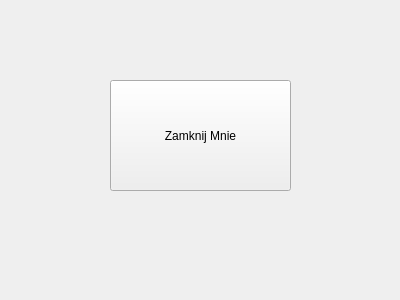
<?xml version="1.0" encoding="UTF-8"?>
<ui version="4.0">
 <class>Form</class>
 <widget class="QWidget" name="Form">
  <property name="geometry">
   <rect>
    <x>0</x>
    <y>0</y>
    <width>400</width>
    <height>300</height>
   </rect>
  </property>
  <property name="windowTitle">
   <string>Form</string>
  </property>
  <widget class="QPushButton" name="pushButton">
   <property name="geometry">
    <rect>
     <x>110</x>
     <y>80</y>
     <width>181</width>
     <height>111</height>
    </rect>
   </property>
   <property name="text">
    <string>Zamknij Mnie</string>
   </property>
  </widget>
 </widget>
 <resources/>
 <connections>
  <connection>
   <sender>pushButton</sender>
   <signal>clicked()</signal>
   <receiver>Form</receiver>
   <slot>close()</slot>
   <hints>
    <hint type="sourcelabel">
     <x>231</x>
     <y>171</y>
    </hint>
    <hint type="destinationlabel">
     <x>230</x>
     <y>209</y>
    </hint>
   </hints>
  </connection>
 </connections>
</ui>
